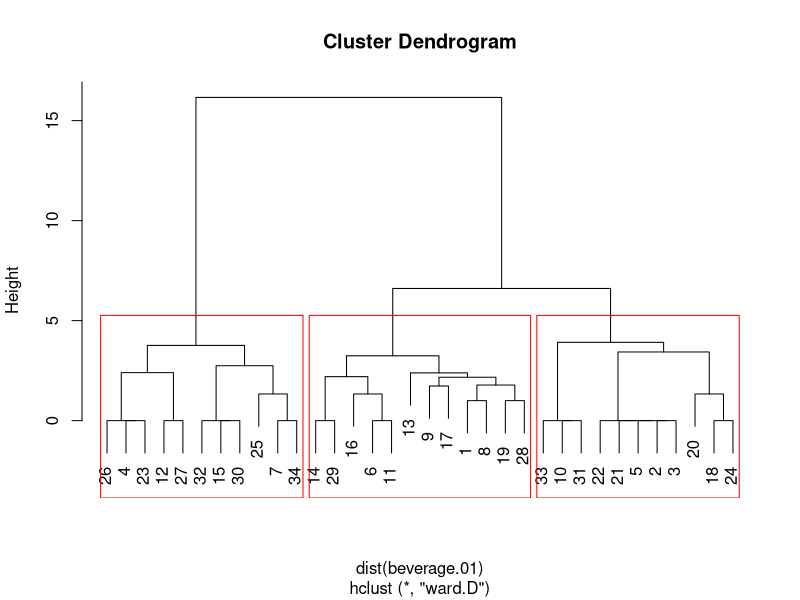

Write R code to recreate this figure.
# Cluster analysis

beverage.01 <- read.table("Data_beverage.csv", header = T, sep = ";")
head(beverage.01)
summary(beverage.01)

beverage.01$numb.obs <- NULL

# Проводим кластерный анализ,
# результаты записываем в список clust.beverage

clust.beverage <- hclust(dist(beverage.01), "ward.D")

#  Смотрим краткую сводку результатов анализа
clust.beverage
# Cluster method   : ward.D 
# Distance         : euclidean 
# Number of objects: 34

# Построение дендрограммы
plot(clust.beverage)
rect.hclust(clust.beverage, k = 3, border = "red")

# Разделим пользователей на 3 кластера
# Вектор groups содержит номер кластера,
# в который попал классифицируемый объект 
groups <- cutree(clust.beverage, k = 3) 
groups

# в 1-ом кластере
colMeans(beverage.01[groups==1,]) * 100
# во 2-ом кластере
colMeans(beverage.01[groups==2,]) * 100
# в 3-ем кластере
colMeans(beverage.01[groups==3,]) * 100
